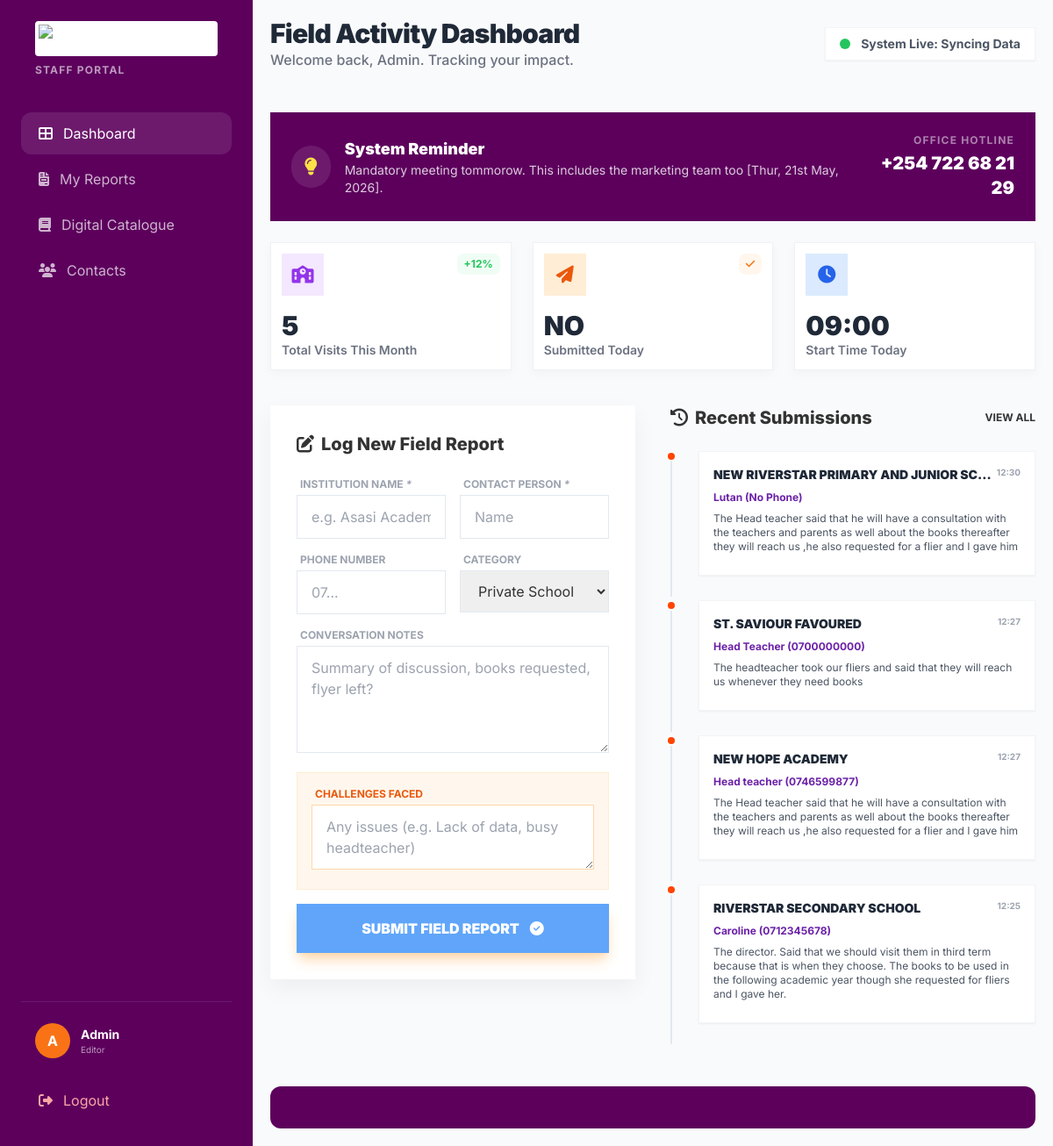
The page /staff/dashboard (signed in) on the database its author committed.
### app.py (models this page shows, shortened)
class Staff(db.Model):
    id = db.Column(db.String(20), primary_key=True, default=lambda: generate_id('STF'))
    name = db.Column(db.String(512), nullable=False)
    email = db.Column(db.String(128), unique=True)
    phone = db.Column(db.String(20), unique=True, nullable=False)
    location = db.Column(db.String(128), default='Nairobi')
    password = db.Column(db.String(), nullable=False)
    added_at = db.Column(db.DateTime, default=lambda: datetime.utcnow()+timedelta(hours=3))
    edited_at = db.Column(db.DateTime, default=lambda: datetime.utcnow()+timedelta(hours=3))
    edited_by = db.Column(db.String(), db.ForeignKey('staff.id'))
    deactivated_by = db.Column(db.String(), db.ForeignKey('staff.id'))
    deactivated_at = db.Column(db.DateTime)
    is_admin = db.Column(db.Boolean, default=False)
    is_active = db.Column(db.Boolean, default=True)
    is_super_admin = db.Column(db.Boolean, default=False)

class Submission(db.Model):
    id = db.Column(db.String(20), primary_key=True, default=lambda: generate_id('SUB', 4))
    staff_id = db.Column(db.String(20), db.ForeignKey('staff.id'), nullable=False)
    staffName = db.Column(db.String(128), nullable=False)
    institution_name = db.Column(db.String(256), nullable=False)
    contact_person = db.Column(db.String(128), nullable=True)
    phone = db.Column(db.String(20), nullable=True)
    category = db.Column(db.String(100), nullable=True)
    conversation_notes = db.Column(db.Text, nullable=True)
    challenges = db.Column(db.Text, nullable=True)
    submitted_at = db.Column(db.DateTime, default=lambda: datetime.utcnow() + timedelta(hours=3))

### app.py (the view)
@app.route('/staff/dashboard')
@login_required
def dashboard():
    staff = Staff.query.filter_by(id=session.get('staff_id')).first()
    books = Book.query.filter_by(is_deleted=False).all()
    visits_this_month = Submission.query.filter(
        Submission.submitted_at >= datetime.utcnow() - timedelta(days=30)
    ).count()
    reports_today = Submission.query.filter(
        Submission.staffName == staff.name,
        Submission.submitted_at >= datetime.utcnow().date()
    ).count()
    recent_submissions = Submission.query.order_by(
        Submission.submitted_at.desc()
    ).limit(4).all()
    if not staff.is_super_admin:
        log_action(f'{staff.name } logged in', 200, staff.id)
    return render_template(
        'dashboard.html',
        staff=staff,
        books=books,
        visits_this_month=visits_this_month,
        reports_today=reports_today,
        recent_submissions=recent_submissions,
        start_time=datetime.utcnow()
    )

### app.py (called while the page is built)
def login_required(f):
    @wraps(f)
    def wrapper(*args, **kwargs):
        if not session.get('staff_id'):
            return redirect(url_for('login'))
        return f(*args, **kwargs)
    return wrapper

@app.after_request
def cache_static_books(response):
    if request.path.startswith('/static/books/'):
        response.cache_control.max_age = 60 * 60 * 24 * 30
        response.cache_control.public = True
    return response

### templates/dashboard.html (shortened to what this page needs)
<!DOCTYPE html>
<html lang="en">
<head>
    <link rel="stylesheet" href="https://cdnjs.cloudflare.com/ajax/libs/font-awesome/6.4.0/css/all.min.css">
    <script src="https://cdn.tailwindcss.com"></script>
</head>
<body class="bg-gray-50">
    <div class="flex">
        <aside class="sidebar bg-magenta-900 bg-[#5c005c] w-72 h-screen sticky top-0 hidden lg:flex flex-col p-6 text-white">
            <div class="mb-10 px-4">
                <img src="https://i.ibb.co/CKRYPD4p/image.png" alt="TUNU" class="h-10 bg-white p-1 rounded">
                <p class="text-xs mt-2 font-bold tracking-widest opacity-60 uppercase">Staff Portal</p>
            </div>
            <nav class="flex-1">
                <a href="#" class="nav-link active"><i class="fas fa-th-large"></i> Dashboard</a>
                <a href="#" class="nav-link"><i class="fas fa-file-invoice"></i> My Reports</a>
                <a href="#" class="nav-link"><i class="fas fa-book"></i> Digital Catalogue</a>
                <a href="#" class="nav-link"><i class="fas fa-users"></i> Contacts</a>
            </nav>
            <div class="mt-auto pt-6 border-t border-white/10">
                <div class="flex items-center gap-3 px-4 mb-6">
                    <div class="w-10 h-10 rounded-full bg-orange-500 flex items-center justify-center font-bold">{{ staff.name[:1].upper() if staff.name else '' }}</div>
                    <div>
                        <p class="text-sm font-bold">{{ staff.name }}</p>
                        <p class="text-[10px] opacity-60">Editor</p>
                    </div>
                </div>
                <a href="/staff/logout" class="nav-link text-red-300"><i class="fas fa-sign-out-alt"></i> Logout</a>
            </div>
        </aside>
        <main class="flex-1 p-4 md:p-5 max-w-6xl mx-auto">
            <header class="mb-8 flex flex-col md:flex-row md:items-center justify-between gap-4">
                <div>
                    <h1 class="text-3xl font-black text-gray-800 tracking-tight">Field Activity Dashboard</h1>
                    <p class="text-gray-500 font-medium">Welcome back, {{staff.name}}. Tracking your impact.</p>
                </div>
                <div class="bg-white px-4 py-2  shadow-sm border border-gray-100 flex items-center gap-3">
                    <span class="w-3 h-3 rounded-full bg-green-500 animate-pulse"></span>
                    <span class="text-sm font-bold text-gray-600">System Live: Syncing Data</span>
                </div>
            </header>
            <div class="notification mt-12 mb-6 p-6 bg-magenta-900 bg-[#5c005c] text-white">
                <div class="flex flex-col md:flex-row items-center justify-between gap-6">
                    <div class="flex items-center gap-4">
                        <div class="w-12 h-12 bg-white/10 rounded-full flex items-center justify-center text-xl">
                            <i class="fas fa-lightbulb text-yellow-300"></i>
                        </div>
                        <div>
                            <h4 class="font-black text-lg">System Reminder</h4>
                            <p class="text-sm opacity-80">Mandatory meeting tommorow. This includes the marketing team too [Thur, 21st May, 2026].</p>
                        </div>
                    </div>
                    <div class="text-center md:text-right">
                        <p class="text-xs uppercase font-bold tracking-widest opacity-50 mb-1">Office Hotline</p>
                        <p class="text-xl font-black">+254 722 68 21 29</p>
                    </div>
                </div>
            </div>
            <div class="grid grid-cols-1 md:grid-cols-3 gap-6 mb-10">
                <div class="stat-card">
                    <div class="flex justify-between items-start mb-4">
                        <div class="w-12 h-12 bg-purple-100  flex items-center justify-center text-purple-600">
                            <i class="fas fa-school text-xl"></i>
                        </div>
                        <span class="text-green-500 text-xs font-bold bg-green-50 px-2 py-1 rounded-lg">+12%</span>
                    </div>
                    <h3 class="text-3xl font-black text-gray-800">{{ visits_this_month }}</h3>
                    <p class="text-gray-500 text-sm font-semibold">Total Visits This Month</p>
                </div>
                <div class="stat-card">
                    <div class="flex justify-between items-start mb-4">
                        <div class="w-12 h-12 bg-orange-100  flex items-center justify-center text-orange-600">
                            <i class="fas fa-paper-plane text-xl"></i>
                        </div>
                        <span class="text-orange-500 text-xs font-bold bg-orange-50 px-2 py-1 rounded-lg"> <i class="fas fa-check"></i></span>
                    </div>
                    <h3 class="text-3xl font-black text-gray-800">
                        {{ 'YES' if reports_today > 0 else 'NO' }}
                    </h3>
                    <p class="text-gray-500 text-sm font-semibold">Submitted Today</p>
                </div>
                <div class="stat-card">
                    <div class="flex justify-between items-start mb-4">
                        <div class="w-12 h-12 bg-blue-100  flex items-center justify-center text-blue-600">
                            <i class="fas fa-clock text-xl"></i>
                        </div>
                    </div>
                    <h3 class="text-3xl font-black text-gray-800">09:00</h3>
                    <p class="text-gray-500 text-sm font-semibold">Start Time Today</p>
                </div>
            </div>
            <div class="grid grid-cols-1 lg:grid-cols-2 gap-10">
                <section>
                    <div class="report-form">
                        <h2 class="text-xl font-extrabold mb-6 flex items-center gap-2">
                            <i class="fas fa-edit text-orangered"></i> Log New Field Report
                        </h2>
                        <form action="/submit-report" method="POST" class="space-y-4">
                            <div class="grid grid-cols-2 gap-4">
                                <div class="col-span-2 md:col-span-1">
                                    <label class="text-xs font-bold text-gray-400 uppercase mb-1 block ml-1">Institution Name <i>*</i></label>
                                    <input type="text" name="institution_name" class="input-style" placeholder="e.g. Asasi Academy" required>
                                </div>
                                <div class="col-span-2 md:col-span-1">
                                    <label class="text-xs font-bold text-gray-400 uppercase mb-1 block ml-1">Contact Person <i>*</i></label>
                                    <input type="text" name="contact_person" class="input-style" placeholder="Name" required>
                                </div>
                            </div>
                            <div class="grid grid-cols-2 gap-4">
                                <div class="col-span-2 md:col-span-1">
                                    <label class="text-xs font-bold text-gray-400 uppercase mb-1 block ml-1">Phone Number</label>
                                    <input type="tel" name="phone" class="input-style" placeholder="07...">
                                </div>
                                <div class="col-span-2 md:col-span-1">
                                    <label class="text-xs font-bold text-gray-400 uppercase mb-1 block ml-1">Category</label>
                                    <select name="category" class="input-style" required>
                                        <option>Private School</option>
                                    </select>
                                </div>
                            </div>
                            <div>
                                <label class="text-xs font-bold text-gray-400 uppercase mb-1 block ml-1">Conversation Notes</label>
                                <textarea name="conversation_notes" rows="4" class="input-style" placeholder="Summary of discussion, books requested, flyer left?"></textarea>
                            </div>
                            <div class="p-4 bg-orange-50  border border-orange-100">
                                <label class="text-xs font-bold text-orange-600 uppercase mb-1 block ml-1">Challenges Faced</label>
                                <textarea name="challenges" rows="2" class="input-style bg-white border-orange-200" placeholder="Any issues (e.g. Lack of data, busy headteacher)"></textarea>
                            </div>
                            <button type="submit" class="w-full bg-blue-400 hover:bg-orange-600 text-white font-black py-4  transition-all shadow-lg shadow-orange-200 flex items-center justify-center gap-3">
                                <span>SUBMIT FIELD REPORT</span>
                                <i class="fas fa-check-circle"></i>
                            </button>
                        </form>
                    </div>
                </section>
                <section>
                    <div class="flex items-center justify-between mb-6">
                        <h2 class="text-xl font-extrabold flex items-center gap-2">
                            <i class="fas fa-history text-magenta-800"></i> Recent Submissions
                        </h2>
                        <a href="#" class="text-xs font-bold text-magenta-800 hover:underline">VIEW ALL</a>
                    </div>
                    <div class="space-y-1">
                        {% for s in recent_submissions %}
                        <div class="activity-item">
                            <div class="bg-white p-4 shadow-sm border border-gray-100">
                                <div class="flex justify-between items-start mb-2">
                                    <h4 class="font-black text-gray-800 uppercase text-sm truncate" >
                                        {{ s.institution_name }}
                                    </h4>
                                    <span class="text-[10px] text-gray-400 font-bold">
                                        {{ s.submitted_at.strftime('%H:%M') }}
                                    </span>
                                </div>
                                <p class="text-xs font-bold text-purple-800 mb-2">
                                    {{ s.contact_person }} ({{ s.phone or 'No Phone' }})
                                </p>
                                {% if s.conversation_notes %}
                                <p class="text-xs text-gray-600 mb-2">
                                    {{ s.conversation_notes }}
                                </p>
                                {% endif %}
                            </div>
                        </div>
                        {% endfor %}
                    </div>
                </section>
            </div>
            <footer class="mt-12 p-6 bg-magenta-900 bg-[#5c005c] rounded-xl text-white">
            </footer>
        </main>
    </div>
</body>
</html>

### templates/dashboard.html (style rules this page uses)
:root { --magenta: #8B008B; --dark-magenta: #5c005c; --orangered: #FF4500; --bg-soft: #f8f9fa; }
body { font-family: 'Inter', sans-serif; background-color: var(--bg-soft); color: #333; }
.sidebar { transition: all 0.3s; }
.nav-link { display: flex; align-items: center; gap: 12px; padding: 12px 20px; color: rgba(255, 255, 255, 0.7); border-radius: 12px; transition: all 0.2s; margin-bottom: 4px; }
.nav-link:hover, .nav-link.active { background: rgba(255, 255, 255, 0.1); color: white; }
.stat-card { background: white; padding: 12px; box-shadow: 0 4px 12px rgba(0,0,0,0.03); border: 1px solid #edf2f7; }
.report-form { background: white; padding: 30px; box-shadow: 0 10px 25px rgba(0,0,0,0.05); }
.activity-item { position: relative; padding-left: 30px; padding-bottom: 24px; border-left: 2px solid #e2e8f0; }
.activity-item::before { content: ''; position: absolute; left: -7px; top: 0; width: 12px; height: 12px; border-radius: 50%; background: var(--orangered); border: 2px solid white; }
.input-style { width: 100%; padding: 12px 16px; border: 1px solid #e2e8f0; outline: none; transition: border-color 0.2s; }

### rows shown on the page
Staff: name "A", name "Admin"
Submission: institution_name "NEW RIVERSTAR PRIMARY AND JUNIOR SC…", submitted_at "12:30", contact_person "Lutan", phone "No Phone", conversation_notes "The Head teacher said that he will have a consultation with the teachers and parents as well about the books thereafter they will reach us ,he also requested for a flier and I gave him"
Submission: institution_name "ST. SAVIOUR FAVOURED", submitted_at "12:27", contact_person "Head Teacher", phone "0700000000", conversation_notes "The headteacher took our fliers and said that they will reach us whenever they need books"
Submission: institution_name "NEW HOPE ACADEMY", submitted_at "12:27", contact_person "Head teacher", phone "0746599877", conversation_notes "The Head teacher said that he will have a consultation with the teachers and parents as well about the books thereafter they will reach us ,he also requested for a flier and I gave him"
Submission: institution_name "RIVERSTAR SECONDARY SCHOOL", submitted_at "12:25", contact_person "Caroline", phone "0712345678", conversation_notes "The director. Said that we should visit them in third term because that is when they choose. The books to be used in the following academic year though she requested for fliers and I gave her."

### other values the page prints
{{ visits_this_month }} "5"
{{ 'YES' if reports_today > 0 else 'NO' }} "NO"
